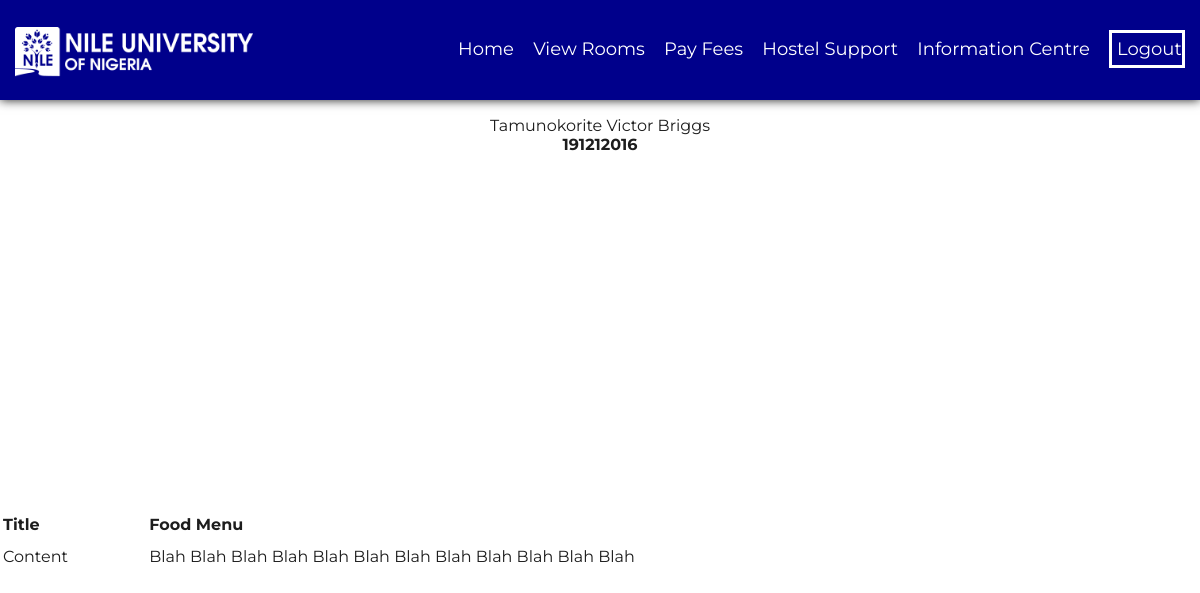
The app's page /students/viewinformation?id=4 (signed in) with its own data.
### tables this page shows
CREATE TABLE `information` (
  `id` int(11) NOT NULL AUTO_INCREMENT,
  `title` varchar(255) NOT NULL,
  `content` text NOT NULL,
  `post_date` timestamp NOT NULL DEFAULT current_timestamp(),
  PRIMARY KEY (`id`)
);

### app/controllers/Students.php (called while the page is built, shortened)
<?php
class Students extends Controller {
    public function __construct() {
        $this->userModel = $this->model('Student');
    }
    public function viewinformation() {
        $data = $this->userModel->getInformationSingle($_GET['id']);
        $this->view('students/viewinformation', $data);
    }
}
?>

### app/libraries/Core.php (called while the page is built, shortened)
<?php
class Core {
    protected $currentMethod = 'index';
    public function __construct() {
        $url = $this->getUrl();
        if (file_exists('../app/controllers/' . ucwords($url[0]) . '.php')) {
            unset($url[0]);
        }
        $this->currentController = new $this->currentController;
        if (isset($url[1])) {
            if (method_exists($this->currentController, $url[1])) {
                $this->currentMethod = $url[1];
                unset($url[1]);
            }
        }
        $this->params = $url ? array_values($url) : [];
        call_user_func_array([$this->currentController, $this->currentMethod], $this->params);
    }
    public function getUrl() {
        if (isset($_GET['url'])) {
            $url = rtrim($_GET['url'], '/');
            $url = filter_var($url, FILTER_SANITIZE_URL);
            $url = explode('/', $url);
            return $url;
        }
    }
}
?>

### app/require.php (called while the page is built, shortened)
<?php
require_once 'libraries/Core.php';
require_once 'libraries/Controller.php';
require_once 'libraries/Database.php';
$init = new Core;
?>

### public/index.php (called while the page is built)
<?php
require_once '../app/require.php';
?>

### app/libraries/Database.php (called while the page is built, shortened)
<?php
class Database {
    private $dbHost = DB_HOST;
    private $dbUser = DB_USER;
    private $dbPass = DB_PASS;
    private $dbName = DB_NAME;
    private $statement;
    private $dbHandler;
    public function __construct() {
        $conn = 'mysql:host=' . $this->dbHost . ';dbname=' . $this->dbName;
        $options = array(
            PDO::ATTR_PERSISTENT => true,
            PDO::ATTR_ERRMODE => PDO::ERRMODE_EXCEPTION
        );
        try {
            $this->dbHandler = new PDO($conn, $this->dbUser, $this->dbPass, $options);
        } catch (PDOException $e) {
            $this->error = $e->getMessage();
            echo $this->error;
        }
    }
    public function query($sql) {
        $this->statement = $this->dbHandler->prepare($sql);
    }
    public function bind($parameter, $value, $type = null) {
        switch (is_null($type)) {
            default:
                $type = PDO::PARAM_STR;
        }
        $this->statement->bindValue($parameter, $value, $type);
    }
    public function execute() {
        return $this->statement->execute();
    }
    public function single() {
        $this->execute();
        return $this->statement->fetch(PDO::FETCH_OBJ);
    }
}
?>

### app/models/Student.php (called while the page is built, shortened)
<?php
class Student {
    private $db;
    public function __construct() {
        $this->db = new Database;
    }
    public function getInformationSingle($id) {
        $this->db->query('SELECT * FROM information WHERE id = :id');
        $this->db->bind(':id', $id);
        $result = $this->db->single();
        if ($this->db->rowCount() > 0) {
            return $result;
        } else {
            return [];
        }
    }
}
?>

### app/views/students/viewinformation.php (the view)
<?php
    require APPROOT . '/views/includes/head.php';
?>
<?php if (isset($_SESSION['student_id'])) : ?>
    <?php
          require APPROOT . '/views/includes/nav.php';
    ?>
    <div class="container">
        <section id="view-app">
            <div class="app-info">
                <table class="application">
                    <tr>
                        <th>Title</td>
                        <th><?php echo $data->title ?></li></td>
                    </tr>
                    <tr>
                        <td>Content</td>
                        <td><?php echo $data->content ?></td>
                    </tr>
                </table>
            </div>
        </section>
    </div>
    <?php
        require APPROOT . '/views/includes/footer.php';
    ?>
<?php else :?>
    <?php header('location: ' . URLROOT . 'students/login') ?>
<?php endif; ?>

### public/css/style.css (style rules this page uses)
html, body { height: 100%; width: 100%; margin: 0; padding: 0; top: 0; bottom: 0; font-family: Montserrat, sans-serif; color: #1d1d1d; display: table; }
body { background: #fff url('../img/bg.jpg'); box-sizing: border-box; }
#admin-home, #view-app { width: 100%; margin: auto; position: absolute; top: 50%; left: 50%; transform: translate(-50%, -50%); display: flex; align-items: center; justify-content: center; }
.app-info { height: 100%; }
.app-info, .application { width: 100%; }
.app-info { text-align: center; }
.application { text-align: left; height: 80%; }
.application tr { height: 30px; }

### records on screen
information: title "Food Menu", content "Blah Blah Blah Blah Blah Blah Blah Blah Blah Blah Blah Blah"

### other values on screen
$_SESSION['student_name'] "Tamunokorite Victor Briggs"
$_SESSION['student_id'] "191212016"
